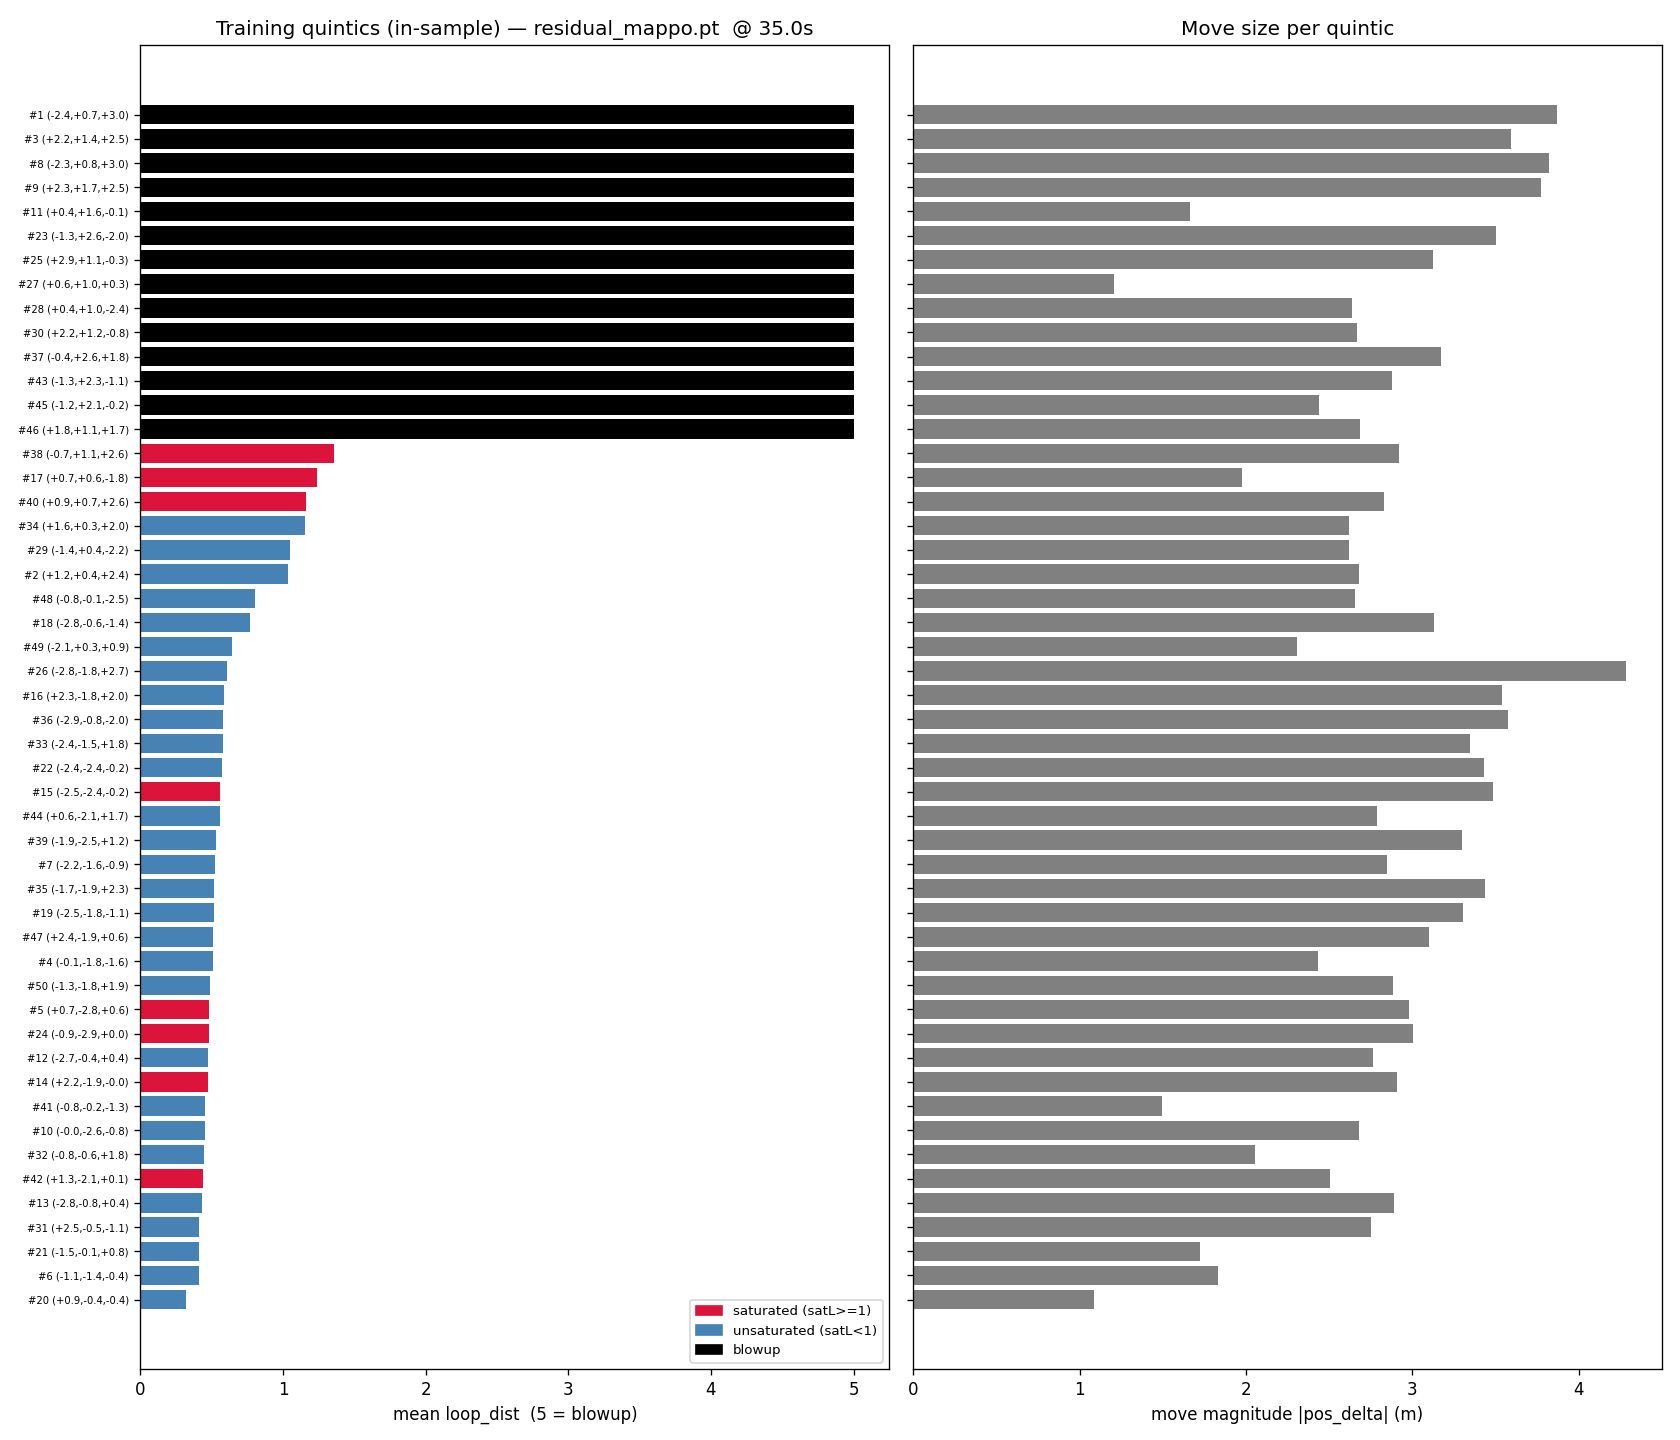

Generate this figure with Python:
"""
library_sweep.py — run the DET policy on the 50 TRAINING quintics (IN-SAMPLE) and report loop/satL/
blowup per quintic + a png, same style as direction_sweep. This answers: does the policy even FIT its
own training set, or does it blow up / saturate on it too (the truncation problem, in-sample)?

Uses the library's PRECOMPUTED expert paths (training_pairs) -> fast, no CasADi. Rolls each at T_END
(the training horizon) under the same EVAL_SEED + 0-1-2 delay walk as direction_sweep, so the numbers
are comparable. Covariate panel = move MAGNITUDE (does blowup track move size / saturation?).
"""
import numpy as np
import matplotlib.pyplot as plt
from residual_marl_env import ResidualMARLEnv
from expert_reference import training_pairs
from trajectories import train_set
from collect_prdot_data import N_TRAJ
from collect_il_data import T_END
from mappo import DESYNC
from direction_sweep import load_actor, roll, CKPT


def main():
    env = ResidualMARLEnv(**DESYNC, end_time=T_END)
    actor, om, os_ = load_actor(env)
    pairs, n_anchor = training_pairs()
    quintics = pairs[n_anchor:]                 # 50 (traj, expert_dpos), index-aligned with train_set
    params = train_set(N_TRAJ)
    assert len(quintics) == len(params) == N_TRAJ, (len(quintics), len(params), N_TRAJ)

    print(f"library quintic sweep  ckpt={CKPT}  end {T_END}s  ({N_TRAJ} TRAINING quintics, in-sample)")
    print(f"{'#':>3} {'pos_delta (x,y,z)':>24}{'|d|':>7}{'loop':>8}{'satL':>7}  result")
    rows = []
    for i, ((traj, dpos), (_, p)) in enumerate(zip(quintics, params)):
        pos = np.asarray(p["pos_delta"], float); mag = float(np.linalg.norm(pos))
        loop, sat, blew = roll(env, actor, om, os_, traj, dpos)
        rows.append(dict(i=i, pos=pos, mag=mag, loop=loop, sat=sat, blew=blew))
        tag = "BLEW UP" if blew else ("SATURATED" if sat >= 1.0 else "ok")
        print(f"{i+1:>3} ({pos[0]:+5.2f},{pos[1]:+5.2f},{pos[2]:+5.2f}){mag:>7.2f}{loop:>8.3f}{sat:>7.2f}  {tag}")
    env.close()

    n_blew = sum(r["blew"] for r in rows)
    n_sat = sum((not r["blew"]) and r["sat"] >= 1.0 for r in rows)
    n_ok = sum((not r["blew"]) and r["sat"] < 1.0 for r in rows)
    surv = [r["loop"] for r in rows if not r["blew"]]
    print(f"\nsummary: {n_ok} ok  |  {n_sat} saturated-survive  |  {n_blew} BLEW UP   "
          f"(of {N_TRAJ})   mean loop over survivors {np.mean(surv):.3f}")

    # --- plot: sorted worst->best, loop bars (regime color) + magnitude bars ---
    rows.sort(key=lambda r: r["loop"], reverse=True)
    labels = [f"#{r['i']+1} ({r['pos'][0]:+.1f},{r['pos'][1]:+.1f},{r['pos'][2]:+.1f})" for r in rows]
    loops = np.array([r["loop"] for r in rows])
    mags = np.array([r["mag"] for r in rows])

    def color(r):
        if r["blew"]:
            return "black"
        return "crimson" if r["sat"] >= 1.0 else "steelblue"
    colors = [color(r) for r in rows]
    y = np.arange(len(rows))

    fig, (axL, axM) = plt.subplots(1, 2, figsize=(14, 12), sharey=True)
    axL.barh(y, loops, color=colors)
    axL.set_yticks(y); axL.set_yticklabels(labels, fontsize=6)
    axL.invert_yaxis()
    axL.set_xlabel("mean loop_dist  (5 = blowup)")
    axL.set_title(f"Training quintics (in-sample) — {CKPT}  @ {T_END}s")
    from matplotlib.patches import Patch
    axL.legend(handles=[Patch(color="crimson", label="saturated (satL>=1)"),
                        Patch(color="steelblue", label="unsaturated (satL<1)"),
                        Patch(color="black", label="blowup")], loc="lower right", fontsize=8)
    axM.barh(y, mags, color="gray")
    axM.set_xlabel("move magnitude |pos_delta| (m)")
    axM.set_title("Move size per quintic")
    plt.tight_layout()
    plt.savefig("library_sweep.png", dpi=120)
    print("saved figure -> library_sweep.png")
    plt.show()


if __name__ == "__main__":
    main()
